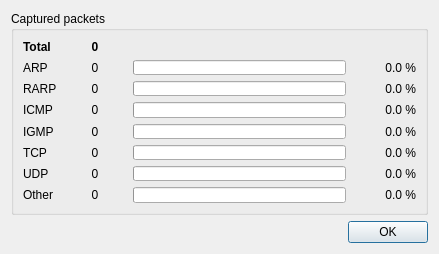
<?xml version="1.0" encoding="UTF-8"?>
<ui version="4.0">
 <class>NetPacketsDialogClass</class>
 <widget class="QDialog" name="NetPacketsDialogClass">
  <property name="geometry">
   <rect>
    <x>0</x>
    <y>0</y>
    <width>439</width>
    <height>254</height>
   </rect>
  </property>
  <property name="minimumSize">
   <size>
    <width>439</width>
    <height>254</height>
   </size>
  </property>
  <property name="maximumSize">
   <size>
    <width>439</width>
    <height>254</height>
   </size>
  </property>
  <property name="focusPolicy">
   <enum>Qt::WheelFocus</enum>
  </property>
  <property name="windowTitle">
   <string>Captured packets statistic</string>
  </property>
  <property name="windowIcon">
   <iconset resource="images.qrc">
    <normaloff>:/images/o_bars.png</normaloff>:/images/o_bars.png</iconset>
  </property>
  <layout class="QGridLayout" name="gridLayout">
   <item row="0" column="0">
    <widget class="QGroupBox" name="groupBox">
     <property name="sizePolicy">
      <sizepolicy hsizetype="Preferred" vsizetype="Preferred">
       <horstretch>0</horstretch>
       <verstretch>0</verstretch>
      </sizepolicy>
     </property>
     <property name="title">
      <string>Captured packets</string>
     </property>
     <layout class="QGridLayout" name="gridLayout_2">
      <item row="0" column="0">
       <widget class="QLabel" name="label">
        <property name="font">
         <font>
          <weight>75</weight>
          <bold>true</bold>
         </font>
        </property>
        <property name="text">
         <string>Total</string>
        </property>
       </widget>
      </item>
      <item row="0" column="1">
       <widget class="QLabel" name="labelNumTOTAL">
        <property name="font">
         <font>
          <weight>75</weight>
          <bold>true</bold>
         </font>
        </property>
        <property name="text">
         <string>0</string>
        </property>
        <property name="alignment">
         <set>Qt::AlignCenter</set>
        </property>
       </widget>
      </item>
      <item row="1" column="0">
       <widget class="QLabel" name="label_4">
        <property name="sizePolicy">
         <sizepolicy hsizetype="Fixed" vsizetype="Preferred">
          <horstretch>0</horstretch>
          <verstretch>0</verstretch>
         </sizepolicy>
        </property>
        <property name="text">
         <string>ARP</string>
        </property>
       </widget>
      </item>
      <item row="1" column="1">
       <widget class="QLabel" name="labelNumARP">
        <property name="sizePolicy">
         <sizepolicy hsizetype="Preferred" vsizetype="Preferred">
          <horstretch>0</horstretch>
          <verstretch>0</verstretch>
         </sizepolicy>
        </property>
        <property name="maximumSize">
         <size>
          <width>64</width>
          <height>16777215</height>
         </size>
        </property>
        <property name="text">
         <string>0</string>
        </property>
        <property name="alignment">
         <set>Qt::AlignCenter</set>
        </property>
       </widget>
      </item>
      <item row="1" column="2">
       <widget class="QProgressBar" name="progressBarARP">
        <property name="sizePolicy">
         <sizepolicy hsizetype="Preferred" vsizetype="Preferred">
          <horstretch>0</horstretch>
          <verstretch>0</verstretch>
         </sizepolicy>
        </property>
        <property name="value">
         <number>0</number>
        </property>
        <property name="alignment">
         <set>Qt::AlignLeading|Qt::AlignLeft|Qt::AlignVCenter</set>
        </property>
        <property name="textVisible">
         <bool>false</bool>
        </property>
        <property name="orientation">
         <enum>Qt::Horizontal</enum>
        </property>
        <property name="invertedAppearance">
         <bool>false</bool>
        </property>
       </widget>
      </item>
      <item row="1" column="3">
       <widget class="QLabel" name="labelARP">
        <property name="sizePolicy">
         <sizepolicy hsizetype="Preferred" vsizetype="Preferred">
          <horstretch>0</horstretch>
          <verstretch>0</verstretch>
         </sizepolicy>
        </property>
        <property name="maximumSize">
         <size>
          <width>64</width>
          <height>16777215</height>
         </size>
        </property>
        <property name="text">
         <string>0.0 %</string>
        </property>
        <property name="alignment">
         <set>Qt::AlignRight|Qt::AlignTrailing|Qt::AlignVCenter</set>
        </property>
       </widget>
      </item>
      <item row="2" column="0">
       <widget class="QLabel" name="label_5">
        <property name="text">
         <string>RARP</string>
        </property>
       </widget>
      </item>
      <item row="2" column="1">
       <widget class="QLabel" name="labelNumRARP">
        <property name="text">
         <string>0</string>
        </property>
        <property name="alignment">
         <set>Qt::AlignCenter</set>
        </property>
       </widget>
      </item>
      <item row="2" column="2">
       <widget class="QProgressBar" name="progressBarRARP">
        <property name="sizePolicy">
         <sizepolicy hsizetype="Preferred" vsizetype="Preferred">
          <horstretch>0</horstretch>
          <verstretch>0</verstretch>
         </sizepolicy>
        </property>
        <property name="value">
         <number>0</number>
        </property>
        <property name="textVisible">
         <bool>false</bool>
        </property>
       </widget>
      </item>
      <item row="2" column="3">
       <widget class="QLabel" name="labelRARP">
        <property name="text">
         <string>0.0 %</string>
        </property>
        <property name="alignment">
         <set>Qt::AlignRight|Qt::AlignTrailing|Qt::AlignVCenter</set>
        </property>
       </widget>
      </item>
      <item row="3" column="0">
       <widget class="QLabel" name="label_10">
        <property name="text">
         <string>ICMP</string>
        </property>
       </widget>
      </item>
      <item row="3" column="1">
       <widget class="QLabel" name="labelNumICMP">
        <property name="text">
         <string>0</string>
        </property>
        <property name="alignment">
         <set>Qt::AlignCenter</set>
        </property>
       </widget>
      </item>
      <item row="3" column="2">
       <widget class="QProgressBar" name="progressBarICMP">
        <property name="sizePolicy">
         <sizepolicy hsizetype="Preferred" vsizetype="Preferred">
          <horstretch>0</horstretch>
          <verstretch>0</verstretch>
         </sizepolicy>
        </property>
        <property name="value">
         <number>0</number>
        </property>
        <property name="textVisible">
         <bool>false</bool>
        </property>
       </widget>
      </item>
      <item row="3" column="3">
       <widget class="QLabel" name="labelICMP">
        <property name="text">
         <string>0.0 %</string>
        </property>
        <property name="alignment">
         <set>Qt::AlignRight|Qt::AlignTrailing|Qt::AlignVCenter</set>
        </property>
       </widget>
      </item>
      <item row="4" column="0">
       <widget class="QLabel" name="label_11">
        <property name="text">
         <string>IGMP</string>
        </property>
       </widget>
      </item>
      <item row="4" column="1">
       <widget class="QLabel" name="labelNumIGMP">
        <property name="text">
         <string>0</string>
        </property>
        <property name="alignment">
         <set>Qt::AlignCenter</set>
        </property>
       </widget>
      </item>
      <item row="4" column="2">
       <widget class="QProgressBar" name="progressBarIGMP">
        <property name="sizePolicy">
         <sizepolicy hsizetype="Preferred" vsizetype="Preferred">
          <horstretch>0</horstretch>
          <verstretch>0</verstretch>
         </sizepolicy>
        </property>
        <property name="value">
         <number>0</number>
        </property>
        <property name="textVisible">
         <bool>false</bool>
        </property>
       </widget>
      </item>
      <item row="4" column="3">
       <widget class="QLabel" name="labelIGMP">
        <property name="text">
         <string>0.0 %</string>
        </property>
        <property name="alignment">
         <set>Qt::AlignRight|Qt::AlignTrailing|Qt::AlignVCenter</set>
        </property>
       </widget>
      </item>
      <item row="5" column="0">
       <widget class="QLabel" name="label_12">
        <property name="text">
         <string>TCP</string>
        </property>
       </widget>
      </item>
      <item row="5" column="1">
       <widget class="QLabel" name="labelNumTCP">
        <property name="text">
         <string>0</string>
        </property>
        <property name="alignment">
         <set>Qt::AlignCenter</set>
        </property>
       </widget>
      </item>
      <item row="5" column="2">
       <widget class="QProgressBar" name="progressBarTCP">
        <property name="sizePolicy">
         <sizepolicy hsizetype="Preferred" vsizetype="Preferred">
          <horstretch>0</horstretch>
          <verstretch>0</verstretch>
         </sizepolicy>
        </property>
        <property name="value">
         <number>0</number>
        </property>
        <property name="textVisible">
         <bool>false</bool>
        </property>
       </widget>
      </item>
      <item row="5" column="3">
       <widget class="QLabel" name="labelTCP">
        <property name="text">
         <string>0.0 %</string>
        </property>
        <property name="alignment">
         <set>Qt::AlignRight|Qt::AlignTrailing|Qt::AlignVCenter</set>
        </property>
       </widget>
      </item>
      <item row="6" column="0">
       <widget class="QLabel" name="label_13">
        <property name="text">
         <string>UDP</string>
        </property>
       </widget>
      </item>
      <item row="6" column="1">
       <widget class="QLabel" name="labelNumUDP">
        <property name="text">
         <string>0</string>
        </property>
        <property name="alignment">
         <set>Qt::AlignCenter</set>
        </property>
       </widget>
      </item>
      <item row="6" column="2">
       <widget class="QProgressBar" name="progressBarUDP">
        <property name="sizePolicy">
         <sizepolicy hsizetype="Preferred" vsizetype="Preferred">
          <horstretch>0</horstretch>
          <verstretch>0</verstretch>
         </sizepolicy>
        </property>
        <property name="value">
         <number>0</number>
        </property>
        <property name="textVisible">
         <bool>false</bool>
        </property>
       </widget>
      </item>
      <item row="6" column="3">
       <widget class="QLabel" name="labelUDP">
        <property name="text">
         <string>0.0 %</string>
        </property>
        <property name="alignment">
         <set>Qt::AlignRight|Qt::AlignTrailing|Qt::AlignVCenter</set>
        </property>
       </widget>
      </item>
      <item row="7" column="0">
       <widget class="QLabel" name="label_14">
        <property name="text">
         <string>Other</string>
        </property>
       </widget>
      </item>
      <item row="7" column="1">
       <widget class="QLabel" name="labelNumOTHER">
        <property name="text">
         <string>0</string>
        </property>
        <property name="alignment">
         <set>Qt::AlignCenter</set>
        </property>
       </widget>
      </item>
      <item row="7" column="2">
       <widget class="QProgressBar" name="progressBarOTHER">
        <property name="sizePolicy">
         <sizepolicy hsizetype="Preferred" vsizetype="Preferred">
          <horstretch>0</horstretch>
          <verstretch>0</verstretch>
         </sizepolicy>
        </property>
        <property name="value">
         <number>0</number>
        </property>
        <property name="textVisible">
         <bool>false</bool>
        </property>
       </widget>
      </item>
      <item row="7" column="3">
       <widget class="QLabel" name="labelOTHER">
        <property name="text">
         <string>0.0 %</string>
        </property>
        <property name="alignment">
         <set>Qt::AlignRight|Qt::AlignTrailing|Qt::AlignVCenter</set>
        </property>
       </widget>
      </item>
     </layout>
    </widget>
   </item>
   <item row="1" column="0">
    <layout class="QHBoxLayout" name="horizontalLayout">
     <item>
      <spacer name="horizontalSpacer_2">
       <property name="orientation">
        <enum>Qt::Horizontal</enum>
       </property>
       <property name="sizeHint" stdset="0">
        <size>
         <width>40</width>
         <height>20</height>
        </size>
       </property>
      </spacer>
     </item>
     <item>
      <widget class="QPushButton" name="pushButtonOK">
       <property name="text">
        <string>OK</string>
       </property>
       <property name="icon">
        <iconset resource="images.qrc">
         <normaloff>:/images/o_ok.png</normaloff>:/images/o_ok.png</iconset>
       </property>
       <property name="autoDefault">
        <bool>false</bool>
       </property>
       <property name="default">
        <bool>true</bool>
       </property>
      </widget>
     </item>
    </layout>
   </item>
  </layout>
 </widget>
 <resources>
  <include location="images.qrc"/>
 </resources>
 <connections/>
</ui>
